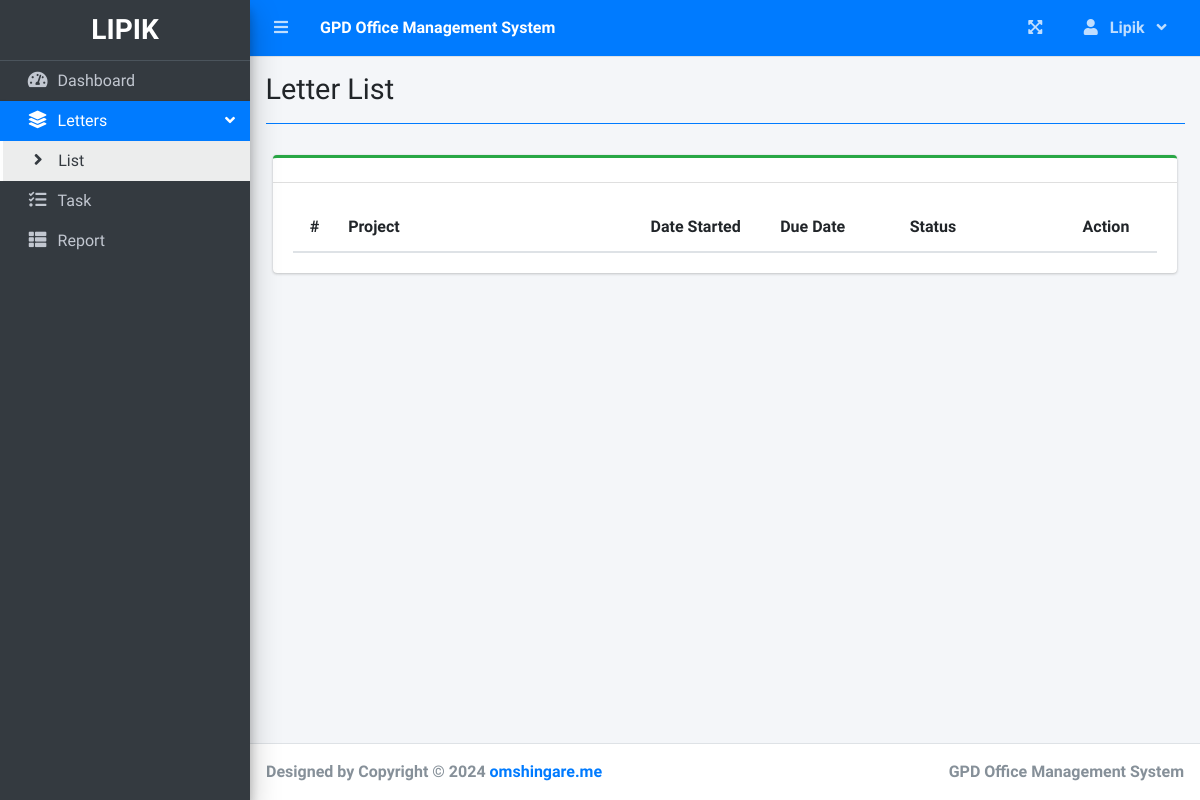
/index.php?page=letter_list (signed in), run on an earlier commit of the app's database.
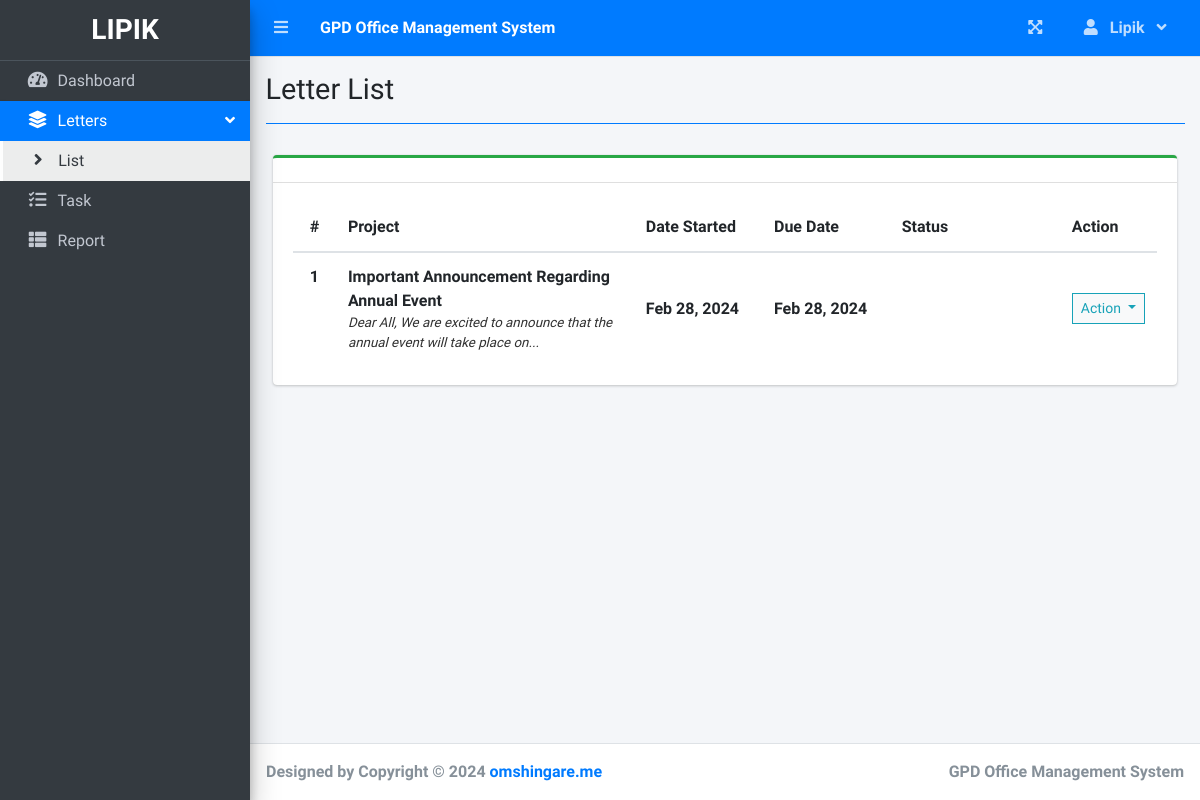
And on a later commit of the database.
### tables this page shows
CREATE TABLE `gpd_letters` (
  `letter_id` int(11) NOT NULL,
  `letter_creator_user_id` int(11) NOT NULL,
  `letter_title` text NOT NULL,
  `letter_content` text NOT NULL,
  `letter_status` int(11) DEFAULT 1,
  `letter_hod_remarks` text DEFAULT NULL,
  `letter_lipik_remarks` text DEFAULT NULL,
  `letter_principal_remarks` text DEFAULT NULL,
  `letter_principal_approval_date` datetime DEFAULT NULL,
  `letter_lipik_approval_date` datetime DEFAULT NULL,
  `letter_hod_approval_date` datetime DEFAULT NULL,
  `letter_created_date` date DEFAULT NULL
);

### letter_list.php (the view, shortened to what this page needs)
<?php include'db_connect.php' ?>
<div class="col-lg-12">
	<div class="card card-outline card-success">
		<div class="card-header">
		</div>
		<div class="card-body">
			<table class="table tabe-hover table-condensed" id="list">
				<colgroup>
					<col width="5%">
					<col width="35%">
					<col width="15%">
					<col width="15%">
					<col width="20%">
					<col width="10%">
				</colgroup>
				<thead>
					<tr>
						<th class="text-center">#</th>
						<th>Project</th>
						<th>Date Started</th>
						<th>Due Date</th>
						<th>Status</th>
						<th>Action</th>
					</tr>
				</thead>
				<tbody>
					<?php
					 $i = 1;
					 $where = "";
					 if($_SESSION['login_user_type_id'] == 2){
						 $where = " WHERE letter_creator_user_id = '{$_SESSION['login_user_id']}'";
					 }
					 elseif($_SESSION['login_user_type_id'] == 3){
						 $where = " WHERE letter_creator_user_id IN ( SELECT user_id FROM gpd_teacher WHERE department_id = ( SELECT department_id FROM gpd_hod WHERE user_id = '{$_SESSION['login_user_id']}' ))";
					 }
					 elseif($_SESSION['login_user_type_id'] == 4){
						 $where = " WHERE letter_status = '3'";
					 }
					 elseif($_SESSION['login_user_type_id'] == 5){
						 $where = " WHERE letter_status = '4'";
					 }
					 $qry = $conn->query("SELECT * FROM gpd_letters $where order by letter_id asc");
					while($row= $qry->fetch_assoc()):
						$trans = get_html_translation_table(HTML_ENTITIES,ENT_QUOTES);
						unset($trans["\""], $trans["<"], $trans[">"], $trans["<h2"]);
						$desc = strtr(html_entity_decode($row['letter_content']),$trans);
						$desc=str_replace(array("<li>","</li>"), array("",", "), $desc);
					?>
					<tr>
						<th class="text-center"><?php echo $i++ ?></th>
						<td>
							<p><b><?php echo ucwords($row['letter_title']) ?></b></p>
							<p class="truncate"><?php echo strip_tags($desc) ?></p>
						</td>
						<td><b><?php echo date("M d, Y",strtotime($row['letter_created_date'])) ?></b></td>
						<td><b><?php echo date("M d, Y",strtotime($row['letter_created_date'])) ?></b></td>
						<td class="text-center">
						</td>
						<td class="text-center">
							<button type="button" class="btn btn-default btn-sm btn-flat border-info wave-effect text-info dropdown-toggle" data-toggle="dropdown" aria-expanded="true">
		                      Action
		                    </button>
						</td>
					</tr>
				<?php endwhile; ?>
				</tbody>
			</table>
		</div>
	</div>
</div>

### sidebar.php (shortened to what this page needs)
  <aside class="main-sidebar sidebar-dark-primary elevation-4">
    <div class="dropdown">
    <a href="./" class="brand-link">
    <?php if($_SESSION['login_user_type_id'] == 1): ?>
        <h3 class="text-center p-0 m-0"><b>ADMIN</b></h3>
    <?php elseif($_SESSION['login_user_type_id'] == 2): ?>
        <h3 class="text-center p-0 m-0"><b>TEACHER</b></h3>
    <?php elseif($_SESSION['login_user_type_id'] == 3): ?>
        <h3 class="text-center p-0 m-0"><b>HOD</b></h3>
    <?php elseif($_SESSION['login_user_type_id'] == 4): ?>
        <h3 class="text-center p-0 m-0"><b>LIPIK</b></h3>
    <?php elseif($_SESSION['login_user_type_id'] == 5): ?>
        <h3 class="text-center p-0 m-0"><b>PRINCIPAL</b></h3>
    <?php endif; ?>
</a>
    </div>
    <div class="sidebar pb-4 mb-4">
      <nav class="mt-2">
        <ul class="nav nav-pills nav-sidebar flex-column nav-flat" data-widget="treeview" role="menu" data-accordion="false">
          <li class="nav-item dropdown">
            <a href="./" class="nav-link nav-home">
              <i class="nav-icon fas fa-tachometer-alt"></i>
              <p>
                Dashboard
              </p>
            </a>
          </li>
          <li class="nav-item">
            <a href="#" class="nav-link nav-edit_project nav-view_project">
              <i class="nav-icon fas fa-layer-group"></i>
              <p>
                Letters
                <i class="right fas fa-angle-left"></i>
              </p>
            </a>
            <ul class="nav nav-treeview">
              <li class="nav-item">
                <a href="./index.php?page=letter_list" class="nav-link nav-letter_list tree-item">
                  <i class="fas fa-angle-right nav-icon"></i>
                  <p>List</p>
                </a>
              </li>
            </ul>
          </li>
          <li class="nav-item">
                <a href="./index.php?page=task_list" class="nav-link nav-task_list">
                  <i class="fas fa-tasks nav-icon"></i>
                  <p>Task</p>
                </a>
          </li>
           <li class="nav-item">
                <a href="./index.php?page=reports" class="nav-link nav-reports">
                  <i class="fas fa-th-list nav-icon"></i>
                  <p>Report</p>
                </a>
          </li>
        </ul>
      </nav>
    </div>
  </aside>

What changed in the data, as far as the page shows it:
added gpd_letters: letter_title "Important Announcement Regarding Annual Event", letter_content "Dear All, We are excited to announce that the annual event will take place on...", letter_created_date "Feb 28, 2024"
